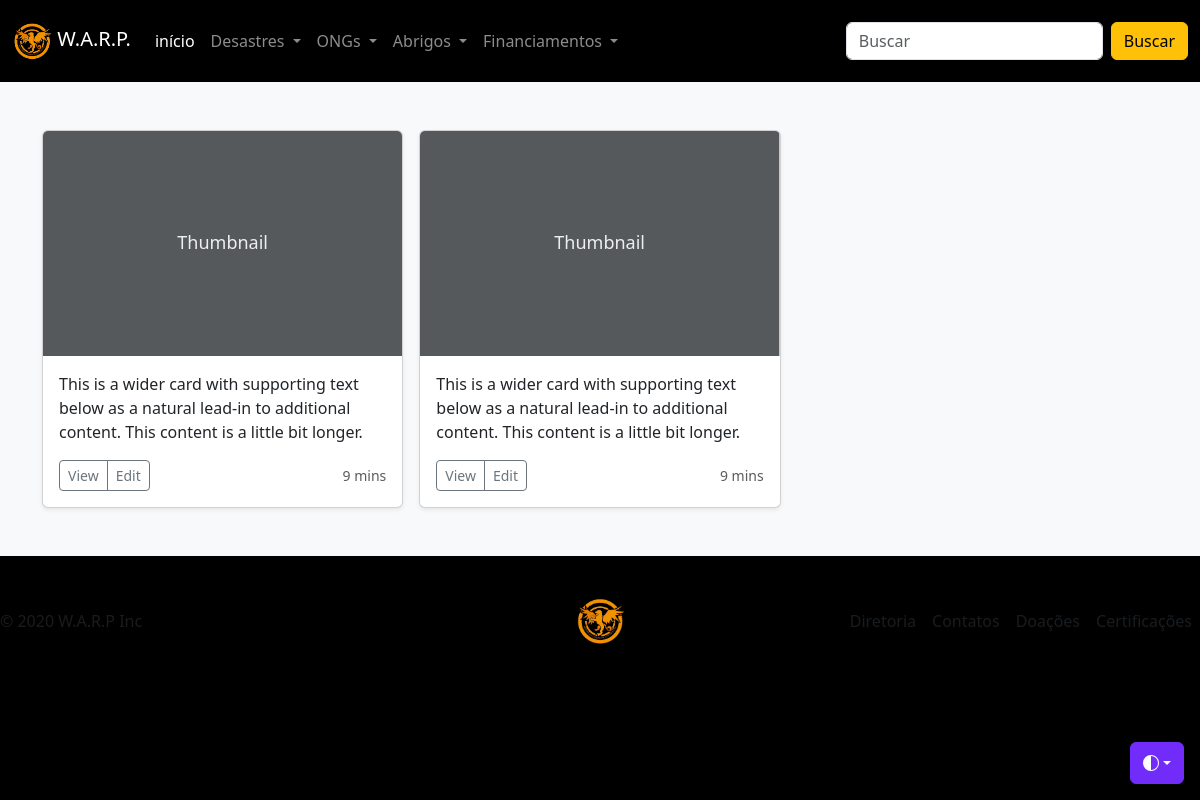
The app's page /desastres, older data.
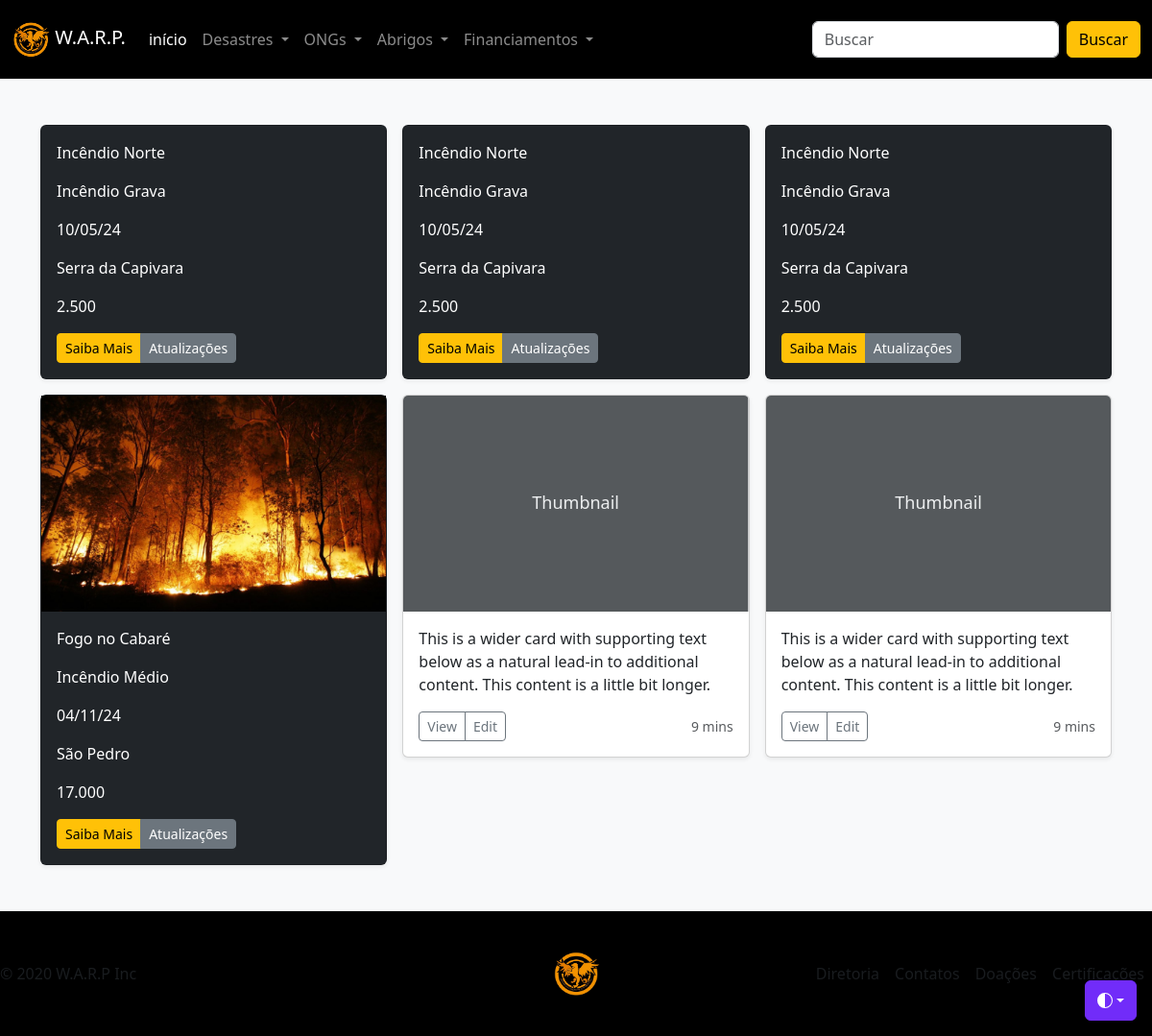
The same page, newer data.
### desastres/models.py (models this page shows, shortened)
class Desastre(models.Model):
    nome = models.CharField('Nome',max_length=60)
    tipo = models.CharField('Tipo',max_length=60)
    data = models.CharField('Data',max_length=20)
    local = models.CharField('Local',max_length=100)
    populacao = models.CharField('População',max_length=10)
    foto = StdImageField('Foto', upload_to='desastres', delete_orphans=True, null=True, blank=True)
    class Meta:
        verbose_name = 'Desastre'
        verbose_name_plural = 'Desastres'

### desastres/views.py (the view)
# urls.py: path('desastres', DesastresView.as_view(), name='desastres'),
class DesastresView(ListView):
    model = Desastre
    template_name = 'desastres.html'
    def get_queryset(self):
        buscar = self.request.GET.get('buscar')
        qs = super(DesastresView, self).get_queryset()
        if buscar:
            return qs.filter(nome__icontains=buscar)
        if qs.count() > 0:
            paginator = Paginator(qs, 10)
            listagem = paginator.get_page(self.request.GET.get('page'))
            return listagem
        else:
            return messages.info(self.request,'Não existem Desastres Reportados Atualmente')

### desastres/templates/desastres.html (shortened to what this page needs)
{% extends 'principal.html' %}
{% load django_bootstrap5 %}
{% load static %}
{% block content %}
   <!doctype html>
<html lang="en" data-bs-theme="auto">
  <head><script src="../assets/js/color-modes.js"></script>
    <link rel="stylesheet" href="https://cdn.jsdelivr.net/npm/@docsearch/css@3">
<link href="../assets/dist/css/bootstrap.min.css" rel="stylesheet">
  </head>
  <body>
    <div class="dropdown position-fixed bottom-0 end-0 mb-3 me-3 bd-mode-toggle">
      <button class="btn btn-bd-primary py-2 dropdown-toggle d-flex align-items-center"
              id="bd-theme"
              type="button"
              aria-expanded="false"
              data-bs-toggle="dropdown"
              aria-label="Toggle theme (auto)">
        <svg class="bi my-1 theme-icon-active" width="1em" height="1em"><use href="#circle-half"></use></svg>
      </button>
    </div>
<main>
  <div class="album py-5 bg-body-tertiary">
    <div class="container">
      <div class="row row-cols-1 row-cols-sm-2 row-cols-md-3 g-3">
          {% if object_list %}
              {% for desastre in object_list %}
                <div class="col">
                    <div class="card shadow-sm bg-dark">
                        {% if desastre.foto.url is not empty %}
                        <img src="{{ desastre.foto.url }}" height="225" width="100%">
                        {% endif %}
                        <div class="card-body">
                        <p class="card-text text-white ">{{ desastre.nome }}</p>
                        <p class="card-text text-white ">{{ desastre.tipo }}</p>
                        <p class="card-text text-white ">{{ desastre.data }}</p>
                        <p class="card-text text-white ">{{ desastre.local }}</p>
                        <p class="card-text text-white ">{{ desastre.populacao }}</p>
                            <div class="d-flex justify-content-between align-items-center">
                                <div class="btn-group">
                                    <button type="button" class="btn btn-sm btn-warning">
                                         Saiba Mais</button>
                                    <button type="button" class="btn btn-sm btn-secondary">Atualizações</button>
                                </div>
                            </div>
                        </div>
                    </div>
                </div>
              {% endfor %}
          {% endif %}
        <div class="col">
          <div class="card shadow-sm">
            <svg class="bd-placeholder-img card-img-top" width="100%" height="225" xmlns="http://www.w3.org/2000/svg" role="img" aria-label="Placeholder: Thumbnail" preserveAspectRatio="xMidYMid slice" focusable="false"><title>Placeholder</title><rect width="100%" height="100%" fill="#55595c"/><text x="50%" y="50%" fill="#eceeef" dy=".3em">Thumbnail</text></svg>
            <div class="card-body">
              <p class="card-text">This is a wider card with supporting text below as a natural lead-in to additional content. This content is a little bit longer.</p>
              <div class="d-flex justify-content-between align-items-center">
                <div class="btn-group">
                  <button type="button" class="btn btn-sm btn-outline-secondary">View</button>
                  <button type="button" class="btn btn-sm btn-outline-secondary">Edit</button>
                </div>
                <small class="text-body-secondary">9 mins</small>
              </div>
            </div>
          </div>
        </div>
        <div class="col">
          <div class="card shadow-sm">
            <svg class="bd-placeholder-img card-img-top" width="100%" height="225" xmlns="http://www.w3.org/2000/svg" role="img" aria-label="Placeholder: Thumbnail" preserveAspectRatio="xMidYMid slice" focusable="false"><title>Placeholder</title><rect width="100%" height="100%" fill="#55595c"/><text x="50%" y="50%" fill="#eceeef" dy=".3em">Thumbnail</text></svg>
            <div class="card-body">
              <p class="card-text">This is a wider card with supporting text below as a natural lead-in to additional content. This content is a little bit longer.</p>
              <div class="d-flex justify-content-between align-items-center">
                <div class="btn-group">
                  <button type="button" class="btn btn-sm btn-outline-secondary">View</button>
                  <button type="button" class="btn btn-sm btn-outline-secondary">Edit</button>
                </div>
                <small class="text-body-secondary">9 mins</small>
              </div>
            </div>
          </div>
        </div>
      </div>
    </div>
  </div>
</main>
    </body>
</html>
{% endblock %}

### home/templates/principal.html (shortened to what this page needs)
<!doctype html>
{% load static %}
{% load django_bootstrap5 %}
<html lang="pt-br">
{% block head %}
    {% include "head.html" %}
{% endblock %}
<body class=" mb-2 bg-black text-white">
<header>
    <nav class="navbar navbar-expand-lg navbar-dark py-3">
        <div class="container-fluid">
            <a class="navbar-brand" href="{% url 'index' %}">
                <img src="{% static 'img/WARP-logo.jpg' %}" alt="Logo" width="40" height="40"
                     class="d-inline-block align-text-center">
                W.A.R.P.
            </a>
            <div class="collapse navbar-collapse" id="navbarSupportedContent">
                <ul class="navbar-nav me-auto mb-2 mb-lg-0">
                    <li class="nav-item">
                        <a class="nav-link active" aria-current="page" href="{% url 'index' %}">início</a>
                    </li>
                    <li class="nav-item dropdown">
                        <a class="nav-link dropdown-toggle" href="#" role="button" data-bs-toggle="dropdown"
                           aria-expanded="false">
                            Desastres
                        </a>
                    </li>
                    <li class="nav-item dropdown">
                        <a class="nav-link dropdown-toggle" href="#" role="button" data-bs-toggle="dropdown"
                           aria-expanded="false">
                            ONGs
                        </a>
                    </li>
                    <li class="nav-item dropdown">
                        <a class="nav-link dropdown-toggle" href="#" role="button" data-bs-toggle="dropdown"
                           aria-expanded="false">
                            Abrigos
                        </a>
                    </li>
                    <li class="nav-item dropdown">
                        <a class="nav-link dropdown-toggle" href="#" role="button" data-bs-toggle="dropdown"
                           aria-expanded="false">
                            Financiamentos
                        </a>
                    </li>
                </ul>
                <form class="d-flex" role="search">
                    <input class="form-control me-2" type="search" placeholder="Buscar" aria-label="Search">
                    <button class="btn btn-warning" type="submit">Buscar</button>
                </form>
            </div>
        </div>
    </nav>
</header>
{% block content %} {% endblock %}
{% block footer %}
    {% include "footer.html" %}
{% endblock %}
</body>
</html>

### home/templates/head.html (shortened to what this page needs)
{% load static %}
<head>
    <link href="https://cdn.jsdelivr.net/npm/bootstrap@5.2.3/dist/css/bootstrap.min.css" rel="stylesheet">
  </head>

### home/templates/footer.html (shortened to what this page needs)
{% load static %}
<footer class="d-flex flex-wrap justify-content-between align-items-center py-3 my-4">
    <p class="col-md-4 mb-0 text-muted">© 2020 W.A.R.P Inc</p>
    <a href="/" class="col-md-4 d-flex align-items-center justify-content-center mb-3 mb-md-0 me-md-auto link-dark text-decoration-none">
      <img src="{% static 'img/WARP-logo.jpg' %}" alt="Logo" width="50" height="50" class="d-inline-block align-text-center">
    </a>
    <ul class="nav col-md-4 justify-content-end">
      <li class="nav-item"><a href="#" class="nav-link px-2 text-muted">Diretoria</a></li>
      <li class="nav-item"><a href="#" class="nav-link px-2 text-muted">Contatos</a></li>
      <li class="nav-item"><a href="#" class="nav-link px-2 text-muted">Doações</a></li>
      <li class="nav-item"><a href="#" class="nav-link px-2 text-muted">Certificações</a></li>
    </ul>
  </footer>

### desastres/templates/desastres.html (style rules this page uses)
.bd-placeholder-img { font-size: 1.125rem; text-anchor: middle; -webkit-user-select: none; -moz-user-select: none; user-select: none; }
.bi { vertical-align: -.125em; fill: currentColor; }
.btn-bd-primary { --bd-violet-bg: #712cf9; --bd-violet-rgb: 112.520718, 44.062154, 249.437846; --bs-btn-font-weight: 600; --bs-btn-color: var(--bs-white); --bs-btn-bg: var(--bd-violet-bg); --bs-btn-border-color: var(--bd-violet-bg); --bs-btn-hover-color: var(--bs-white); --bs-btn-hover-bg: #6528e0; --bs-btn-hover-border-color: #6528e0; --bs-btn-focus-shadow-rgb: var(--bd-violet-rgb); --bs-btn-active-color: var(--bs-btn-hover-color); --bs-btn-active-bg: #5a23c8; --bs-btn-active-border-color: #5a23c8; }
.bd-mode-toggle { z-index: 1500; }

Row changes from the older to the newer data that the page shows:
added Desastre: nome "Incêndio Norte", tipo "Incêndio Grava", data "10/05/24", local "Serra da Capivara", populacao "2.500"
added Desastre: nome "Incêndio Norte", tipo "Incêndio Grava", data "10/05/24", local "Serra da Capivara", populacao "2.500"
added Desastre: nome "Incêndio Norte", tipo "Incêndio Grava", data "10/05/24", local "Serra da Capivara", populacao "2.500"
added Desastre: foto (picture), nome "Fogo no Cabaré", tipo "Incêndio Médio", data "04/11/24", local "São Pedro", populacao "17.000"
